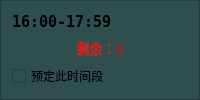
     <widget class="QFrame" name="frame_timer5">
      <property name="styleSheet">
       <string notr="true">background:rgb(47, 79, 79)</string>
      </property>
      <property name="frameShape">
       <enum>QFrame::StyledPanel</enum>
      </property>
      <property name="frameShadow">
       <enum>QFrame::Raised</enum>
      </property>
      <layout class="QGridLayout" name="gridLayout_6">
       <item row="0" column="0">
        <widget class="QLabel" name="label1_timer5">
         <property name="font">
          <font>
           <family>Terminal</family>
           <pointsize>11</pointsize>
           <weight>75</weight>
           <bold>true</bold>
          </font>
         </property>
         <property name="text">
          <string>16:00-17:59</string>
         </property>
        </widget>
       </item>
       <item row="1" column="0">
        <widget class="QLabel" name="label2_timer5">
         <property name="palette">
          <palette>
           <active>
            <colorrole role="WindowText">
             <brush brushstyle="SolidPattern">
              <color alpha="255">
               <red>255</red>
               <green>0</green>
               <blue>0</blue>
              </color>
             </brush>
            </colorrole>
            <colorrole role="Button">
             <brush brushstyle="SolidPattern">
              <color alpha="255">
               <red>47</red>
               <green>79</green>
               <blue>79</blue>
              </color>
             </brush>
            </colorrole>
            <colorrole role="Text">
             <brush brushstyle="SolidPattern">
              <color alpha="255">
               <red>255</red>
               <green>0</green>
               <blue>0</blue>
              </color>
             </brush>
            </colorrole>
            <colorrole role="ButtonText">
             <brush brushstyle="SolidPattern">
              <color alpha="255">
               <red>255</red>
               <green>0</green>
               <blue>0</blue>
              </color>
             </brush>
            </colorrole>
            <colorrole role="Base">
             <brush brushstyle="SolidPattern">
              <color alpha="255">
               <red>47</red>
               <green>79</green>
               <blue>79</blue>
              </color>
             </brush>
            </colorrole>
            <colorrole role="Window">
             <brush brushstyle="SolidPattern">
              <color alpha="255">
               <red>47</red>
               <green>79</green>
               <blue>79</blue>
              </color>
             </brush>
            </colorrole>
            <colorrole role="PlaceholderText">
             <brush brushstyle="NoBrush">
              <color alpha="128">
               <red>255</red>
               <green>0</green>
               <blue>0</blue>
              </color>
             </brush>
            </colorrole>
           </active>
           <inactive>
            <colorrole role="WindowText">
             <brush brushstyle="SolidPattern">
              <color alpha="255">
               <red>255</red>
               <green>0</green>
               <blue>0</blue>
              </color>
             </brush>
            </colorrole>
            <colorrole role="Button">
             <brush brushstyle="SolidPattern">
              <color alpha="255">
               <red>47</red>
               <green>79</green>
               <blue>79</blue>
              </color>
             </brush>
            </colorrole>
            <colorrole role="Text">
             <brush brushstyle="SolidPattern">
              <color alpha="255">
               <red>255</red>
               <green>0</green>
               <blue>0</blue>
              </color>
             </brush>
            </colorrole>
            <colorrole role="ButtonText">
             <brush brushstyle="SolidPattern">
              <color alpha="255">
               <red>255</red>
               <green>0</green>
               <blue>0</blue>
              </color>
             </brush>
            </colorrole>
            <colorrole role="Base">
             <brush brushstyle="SolidPattern">
              <color alpha="255">
               <red>47</red>
               <green>79</green>
               <blue>79</blue>
              </color>
             </brush>
            </colorrole>
            <colorrole role="Window">
             <brush brushstyle="SolidPattern">
              <color alpha="255">
               <red>47</red>
               <green>79</green>
               <blue>79</blue>
              </color>
             </brush>
            </colorrole>
            <colorrole role="PlaceholderText">
             <brush brushstyle="NoBrush">
              <color alpha="128">
               <red>255</red>
               <green>0</green>
               <blue>0</blue>
              </color>
             </brush>
            </colorrole>
           </inactive>
           <disabled>
            <colorrole role="WindowText">
             <brush brushstyle="SolidPattern">
              <color alpha="255">
               <red>255</red>
               <green>0</green>
               <blue>0</blue>
              </color>
             </brush>
            </colorrole>
            <colorrole role="Button">
             <brush brushstyle="SolidPattern">
              <color alpha="255">
               <red>47</red>
               <green>79</green>
               <blue>79</blue>
              </color>
             </brush>
            </colorrole>
            <colorrole role="Text">
             <brush brushstyle="SolidPattern">
              <color alpha="255">
               <red>255</red>
               <green>0</green>
               <blue>0</blue>
              </color>
             </brush>
            </colorrole>
            <colorrole role="ButtonText">
             <brush brushstyle="SolidPattern">
              <color alpha="255">
               <red>255</red>
               <green>0</green>
               <blue>0</blue>
              </color>
             </brush>
            </colorrole>
            <colorrole role="Base">
             <brush brushstyle="SolidPattern">
              <color alpha="255">
               <red>47</red>
               <green>79</green>
               <blue>79</blue>
              </color>
             </brush>
            </colorrole>
            <colorrole role="Window">
             <brush brushstyle="SolidPattern">
              <color alpha="255">
               <red>47</red>
               <green>79</green>
               <blue>79</blue>
              </color>
             </brush>
            </colorrole>
            <colorrole role="PlaceholderText">
             <brush brushstyle="NoBrush">
              <color alpha="128">
               <red>255</red>
               <green>0</green>
               <blue>0</blue>
              </color>
             </brush>
            </colorrole>
           </disabled>
          </palette>
         </property>
         <property name="font">
          <font>
           <family>华文琥珀</family>
           <pointsize>10</pointsize>
           <underline>false</underline>
           <strikeout>false</strikeout>
          </font>
         </property>
         <property name="styleSheet">
          <string notr="true">color: rgb(255, 0, 0)</string>
         </property>
         <property name="text">
          <string>剩余：0</string>
         </property>
         <property name="alignment">
          <set>Qt::AlignCenter</set>
         </property>
        </widget>
       </item>
       <item row="2" column="0">
        <widget class="QCheckBox" name="checkBox_timer5">
         <property name="font">
          <font>
           <family>华光综艺_CNKI</family>
          </font>
         </property>
         <property name="text">
          <string>预定此时间段</string>
         </property>
        </widget>
       </item>
      </layout>
     </widget>
